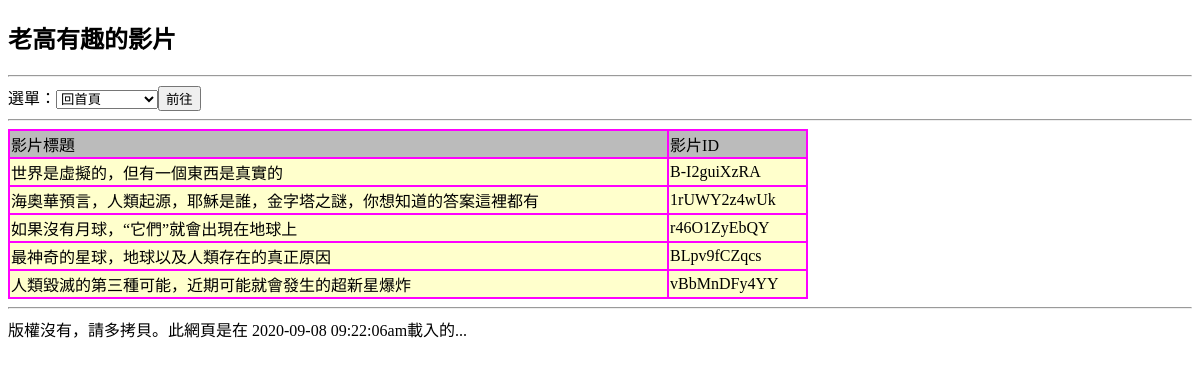
Page /test03/tvshow.php?pid=2&name=老高有趣的影片 on the earlier database version.
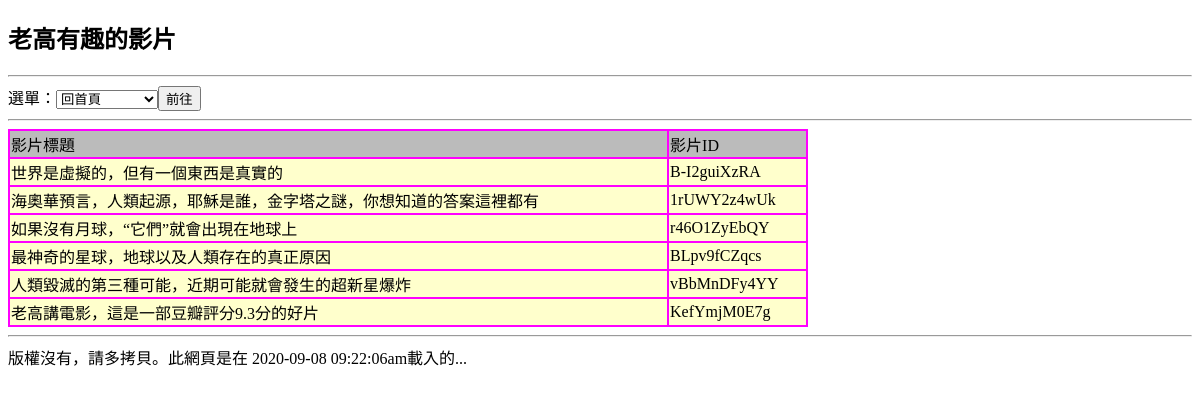
Same page on the later database version.
### tables this page shows
CREATE TABLE `video` (
  `id` int(11) NOT NULL,
  `title` varchar(100) NOT NULL,
  `vid` varchar(20) NOT NULL,
  `pid` int(11) NOT NULL
);

### test03/tvshow.php (the view, shortened to what this page needs)
<?php
  require "../includes/config.php";
  $pid = $_GET["pid"];
  $name = $_GET["name"];
  $user_type = $_SESSION["user_type"];
?>
<!DOCTYPE html>
<html>
<head>
</head>
<body>
<h2><?php echo $name; ?></h2>
<hr>
<?php include "../includes/menu.php"; ?>
<hr>
<?php
$sql = "SELECT * FROM video WHERE pid='$pid'";
$result = $conn->query($sql);
if ($result->num_rows > 0) {
  echo "<table width=800 bgcolor=#ff00ff>";
  if ($user_type==NULL) {
    echo "<tr bgcolor=#bbbbbb><td>影片標題</td><td>影片ID</td></tr>";
  } else {
    echo "<tr bgcolor=#bbbbbb><td>影片標題</td><td>影片ID</td><td>貼文管理</td></tr>";
  }
  while($row = $result->fetch_assoc()) {
    echo "<tr bgcolor=#ffffcc>";
    echo "<td>" . $row["title"]. "</td>";
    echo "<td>" . $row["vid"]. "</td>";
    echo "</tr>";
  }
  echo "</table>";
} else {
  echo "0 results";
}
?>
<hr>
<?php include "../includes/footer.php"; ?>
</body>
</html>

### includes/menu.php (shortened to what this page needs)
<?php
    $menudata = array (
        array("name"=>"回首頁", "link"=>"/mysite/nkust-0908/index.php"),
        array("name"=>"我的播放清單",  "link"=>"/mysite/nkust-0908/test03"),
        array("name"=>"高雄科大",  "link"=>"http://www.nkust.edu.tw")
    );
    echo "<form method=POST action=index.php>";
    echo "選單：<select name=target>";
    foreach($menudata as $item) {
        echo "<option value=" .
            $item["link"] . ">" .
            $item["name"] . "</option>";
    }
    echo "</select>";
    echo "<input type=submit value=前往>";
    echo "</form>";
?>

### includes/footer.php
版權沒有，請多拷貝。此網頁是在
<?php
echo date("Y-m-d  h:i:sa");
?>
載入的...

### test03/tvshow.php (style rules this page uses)
body { font-family:微軟正黑體; }

Differences in the rows shown:
added video: title "老高講電影，這是一部豆瓣評分9.3分的好片", vid "KefYmjM0E7g"
